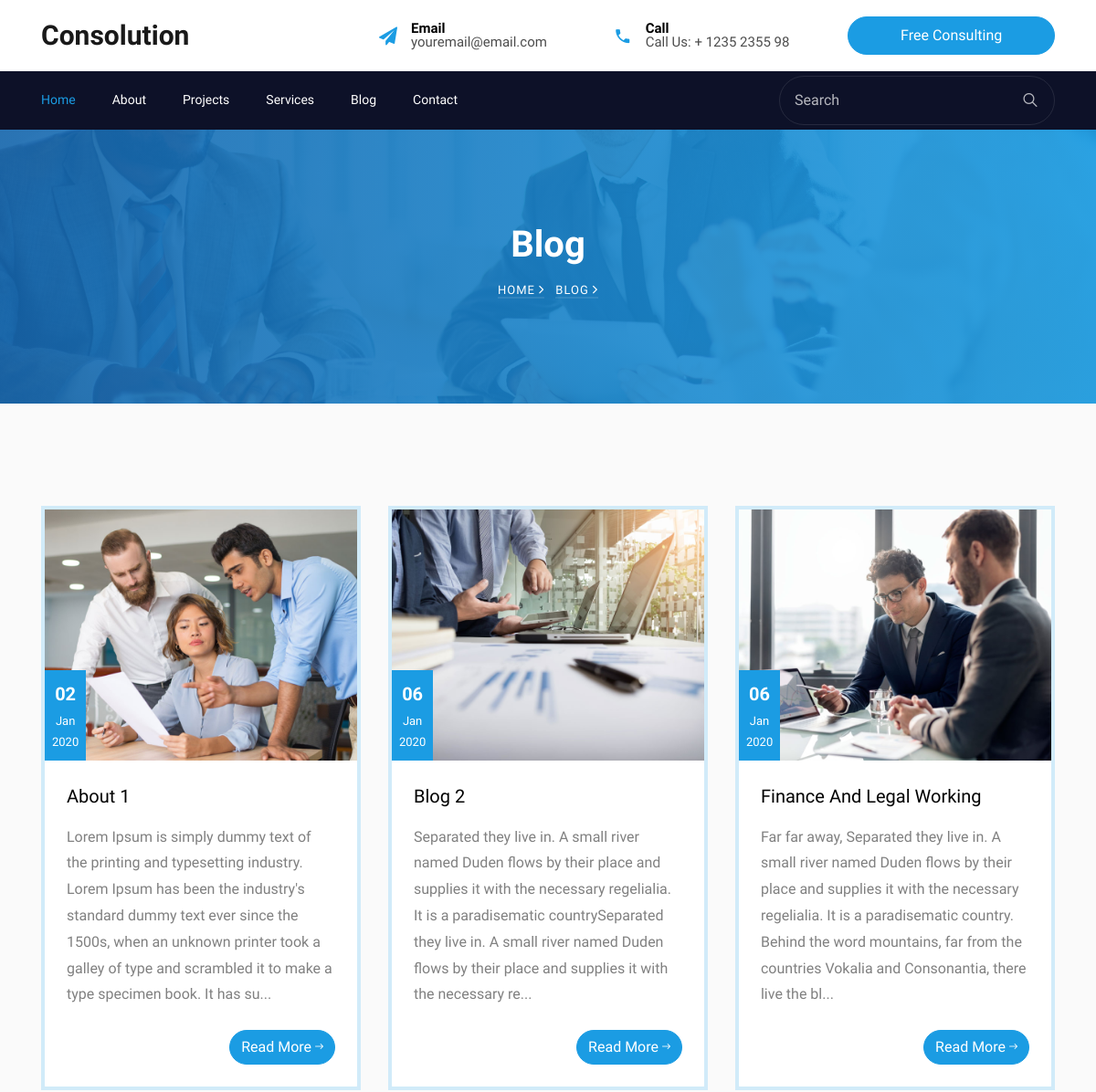
/blog (upper part), run on an earlier commit of the app's database.
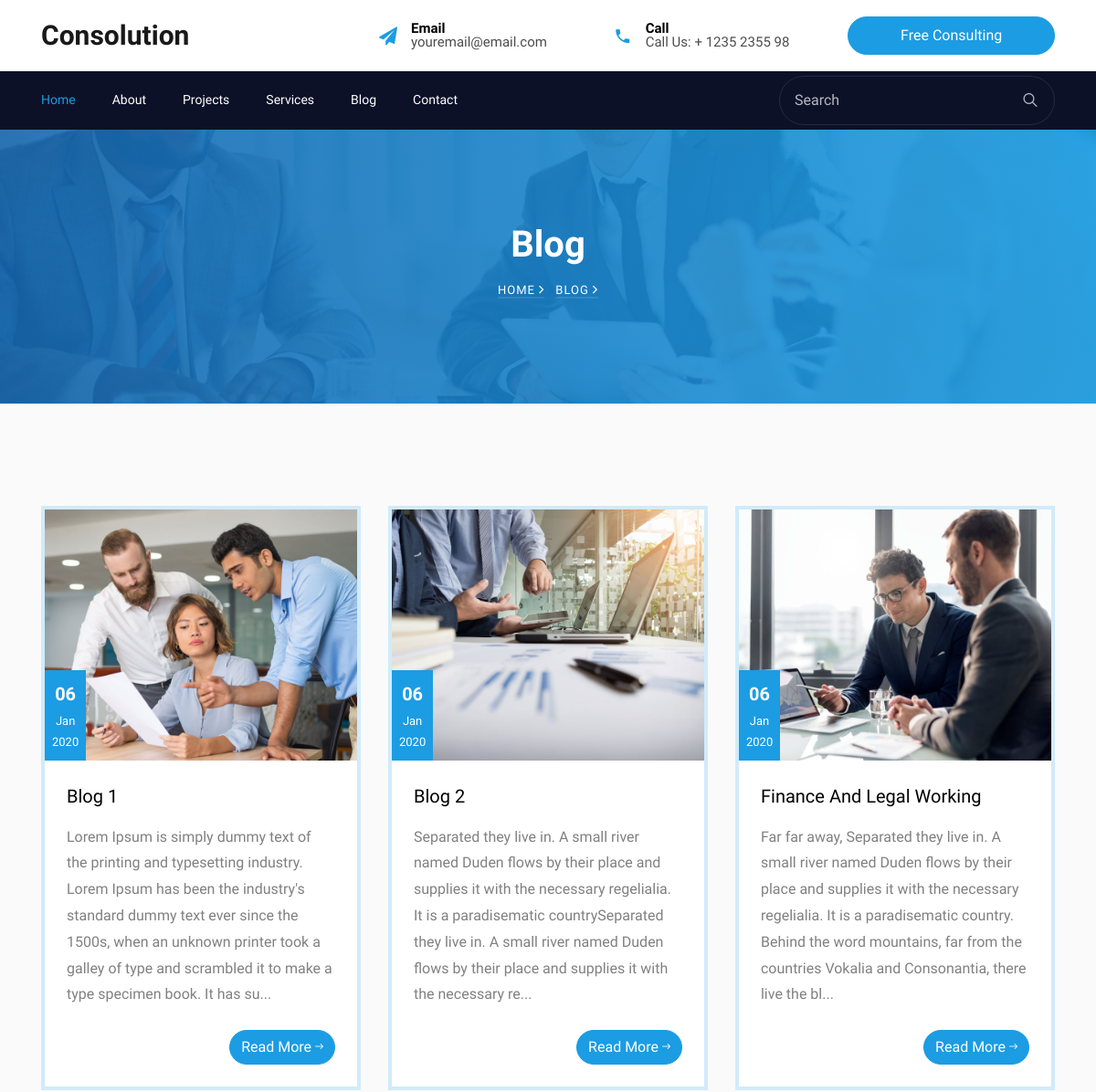
And on a later commit of the database.
### consolutionapp/models.py (models this page shows)
class Blog(models.Model):
    title = models.CharField(max_length=255)
    content = models.CharField(max_length=2083)
    image = models.FileField(upload_to='static/images/')
    status = models.IntegerField()
    upload_at = models.DateTimeField(auto_now=True)

### consolutionapp/views.py (the view)
# urls.py: path('blog', views.blog),
def blog(request):
    blg = Blog.objects.all()
    paginator = Paginator(blg, 3)
    page = request.GET.get('page')
    blogs = paginator.get_page(page)
    return render(request, 'blog.html', {'blogs': blogs})

### consolutionapp/templates/blog.html (shortened to what this page needs)
{% extends 'base.html' %}
{% block content %}
<section class="hero-wrap hero-wrap-2" style="background-image: url('static/images/bg_1.jpg');">
      <div class="overlay"></div>
      <div class="container">
        <div class="row no-gutters slider-text align-items-center justify-content-center">
          <div class="col-md-9 ftco-animate text-center">
            <h1 class="mb-2 bread">Blog</h1>
            <p class="breadcrumbs"><span class="mr-2"><a href="/">Home <i class="ion-ios-arrow-forward"></i></a></span> <span>Blog <i class="ion-ios-arrow-forward"></i></span></p>
          </div>
        </div>
      </div>
    </section>
    <section class="ftco-section bg-light">
			<div class="container">
				<div class="row">
            {% for blog in blogs %}
          <div class="col-md-6 col-lg-4 ftco-animate">
            <div class="blog-entry">
              <a href="blog-single.html" class="block-20 d-flex align-items-end" style="background-image: url('{{blog.image}}');">
								<div class="meta-date text-center p-2">
                  <span class="day">{{blog.upload_at | date:"d"}}</span>
                  <span class="mos">{{blog.upload_at | date:"M"}}</span>
                  <span class="yr">{{blog.upload_at | date:"Y"}}</span>
                </div>
              </a>
              <div class="text bg-white p-4">
                <h3 class="heading"><a href="#">{{blog.title}}</a></h3>
                     <p>{{blog.content | slice:":255"}}...</p>
                <div class="d-flex align-items-center mt-4">
	                <p class="ml-auto mb-0"><a href="single_blog?id={{blog.id}}" class="btn btn-primary">Read More <span class="ion-ios-arrow-round-forward"></span></a></p>
                </div>
              </div>
            </div>
          </div>
            {% endfor %}
        </div>
			</div>
		</section>
{% endblock %}

What changed in the data, as far as the page shows it:
changed Blog: upload_at "02" → "06"; title "About 1" → "Blog 1"
